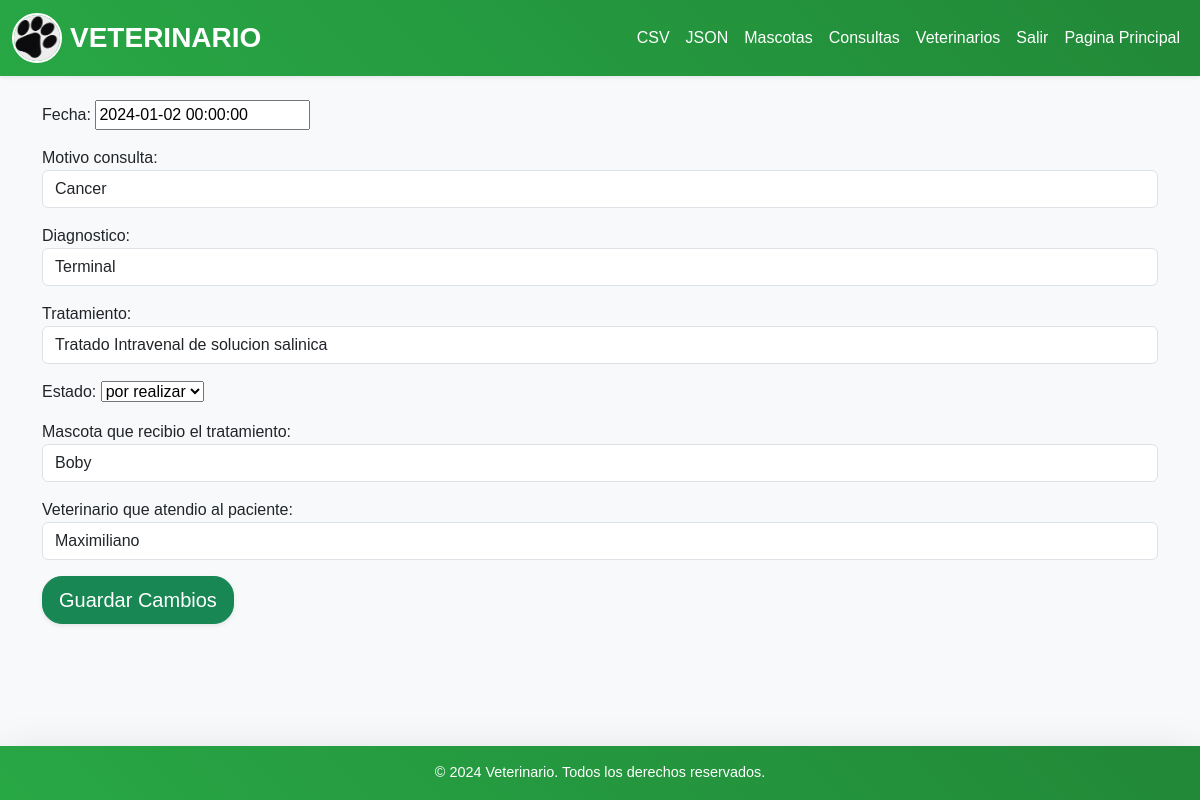
Page /consultas/actualizar/1 (signed in) on the committed database.
### core/models.py (models this page shows)
class Consulta(models.Model):
    fecha = models.DateField()
    motivo = models.TextField("motivo consulta")
    diagnostico = models.CharField("diagnostico", max_length=100)
    tratamiento = models.CharField("tratamiento", max_length=200)
    ESTADOS = [
        ("Finalizada", "finalizada"),
        ("Por Realizar", "por realizar"),
    ]
    estado = models.CharField("estado", max_length=20, choices=ESTADOS)
    mascota = models.ForeignKey(Mascota, on_delete=models.CASCADE)
    veterinario = models.ForeignKey(Veterinario, on_delete=models.CASCADE)
    class Meta:
        db_table = "consultas"

### core/views.py (the view)
# urls.py: path("consultas/actualizar/<int:id>", upConsulta, name = "actualizar-consultas"),
@login_required
def upConsulta(request, id):
    consulta = get_object_or_404(Consulta, pk=id)
    if request.method == "POST":
        form = ConsultaForm(request.POST, instance=consulta)
        if form.is_valid():
            form.save()
            return redirect('consultas')
    else:
        form = ConsultaForm(instance=consulta)
    return render(request, "form_consulta.html", {"form": form})

### core/forms.py
class ConsultaForm(forms.ModelForm):
    fecha = forms.DateTimeField(required=False)
    veterinario = forms.ModelChoiceField(queryset=Veterinario.objects.all(), required=True, widget=forms.Select(attrs={'class': 'form-control'}), label="Veterinario que atendio al paciente" )
    mascota = forms.ModelChoiceField(queryset=Mascota.objects.all(), required=True, widget=forms.Select(attrs={'class': 'form-control'}), label="Mascota que recibio el tratamiento" )
    estado = forms.ChoiceField(choices=Consulta.ESTADOS)
    class Meta:
        model = Consulta
        fields = ["fecha","motivo", "diagnostico", "tratamiento", "estado", "mascota", "veterinario"]
        widgets = {
            'motivo' : forms.TextInput(attrs={'class': 'form-control', 'placeholder': 'Motivo de consulta'}),
            "diagnostico" : forms.TextInput(attrs={'class': 'form-control', 'placeholder': 'Diagnostico del Medico'}),
            "tratamiento": forms.TextInput(attrs={'class': 'form-control', 'placeholder': 'Tratamiento aplicado por el Medico'}),
            'estado': forms.Select(attrs={'class': 'form-control', 'placeholder': 'Estado de la consulta'}),
        }

### core/models.py (called while the page is built)
    def __str__(self):
        return f"{self.nombre}"

    def __str__(self):
        return f"{self.nombre}"

### core/templates/form_consulta.html (shortened to what this page needs)
{% extends 'base.html' %}
{% load static %}
{% block content %}
<!DOCTYPE html>
<html lang="en">
<head>
</head>
<body>
    <form action="" method="post">
        {{form.as_p}}
        <button type="submit" class="btn btn-success btn-lg  shadow-sm">
            Guardar Cambios
        </button>
    </form>
</body>
</html>
{% endblock %}

### core/static/styles.css (style rules this page uses)
.btn-primary, .btn-success , .btn-danger { border-radius: 20px; transition: transform 0.3s ease, background-color 0.3s ease; }

### rows in the picture
Consulta: fecha "2024-01-02 00:00:00", motivo "Cancer", diagnostico "Terminal", tratamiento "Tratado Intravenal de solucion salinica", estado "por realizar", mascota "Boby", veterinario "Maximiliano"
